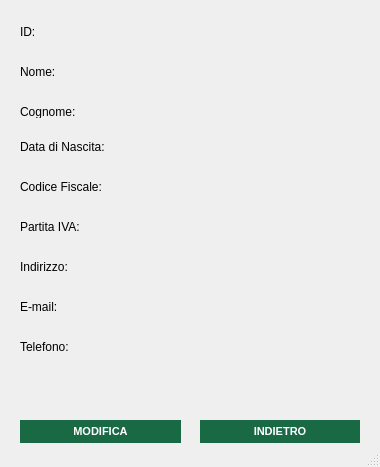
<?xml version="1.0" encoding="UTF-8"?>
<ui version="4.0">
 <class>MainWindow</class>
 <widget class="QMainWindow" name="MainWindow">
  <property name="geometry">
   <rect>
    <x>0</x>
    <y>0</y>
    <width>380</width>
    <height>467</height>
   </rect>
  </property>
  <property name="windowTitle">
   <string>Visualizza Cliente</string>
  </property>
  <property name="windowIcon">
   <iconset resource="xz.qrc">
    <normaloff>:/images/images/AnconAmbiente_Logo.png</normaloff>:/images/images/AnconAmbiente_Logo.png</iconset>
  </property>
  <widget class="QWidget" name="centralwidget">
   <widget class="QLabel" name="id_label">
    <property name="geometry">
     <rect>
      <x>170</x>
      <y>25</y>
      <width>200</width>
      <height>13</height>
     </rect>
    </property>
    <property name="text">
     <string/>
    </property>
   </widget>
   <widget class="QLabel" name="label_5">
    <property name="geometry">
     <rect>
      <x>20</x>
      <y>140</y>
      <width>100</width>
      <height>13</height>
     </rect>
    </property>
    <property name="text">
     <string>Data di Nascita:</string>
    </property>
   </widget>
   <widget class="QLabel" name="label">
    <property name="geometry">
     <rect>
      <x>20</x>
      <y>65</y>
      <width>100</width>
      <height>13</height>
     </rect>
    </property>
    <property name="text">
     <string>Nome:</string>
    </property>
   </widget>
   <widget class="QLabel" name="label_6">
    <property name="geometry">
     <rect>
      <x>20</x>
      <y>180</y>
      <width>100</width>
      <height>13</height>
     </rect>
    </property>
    <property name="text">
     <string>Codice Fiscale:</string>
    </property>
   </widget>
   <widget class="QLabel" name="label_2">
    <property name="geometry">
     <rect>
      <x>20</x>
      <y>105</y>
      <width>100</width>
      <height>13</height>
     </rect>
    </property>
    <property name="text">
     <string>Cognome:</string>
    </property>
   </widget>
   <widget class="QPushButton" name="indietro_button">
    <property name="geometry">
     <rect>
      <x>200</x>
      <y>420</y>
      <width>160</width>
      <height>23</height>
     </rect>
    </property>
    <property name="styleSheet">
     <string notr="true">QPushButton{
background-color:rgb(24, 105, 68);
color: white;
border-style: outset;
font:  bold 11px


}

QPushButton:hover{
background-color:rgb(170, 203, 108);
color: white;
border-style: outset;
font:  bold 11px
}</string>
    </property>
    <property name="text">
     <string>INDIETRO</string>
    </property>
   </widget>
   <widget class="QLabel" name="cf_label">
    <property name="geometry">
     <rect>
      <x>170</x>
      <y>180</y>
      <width>200</width>
      <height>13</height>
     </rect>
    </property>
    <property name="text">
     <string/>
    </property>
   </widget>
   <widget class="QLabel" name="label_9">
    <property name="geometry">
     <rect>
      <x>20</x>
      <y>340</y>
      <width>100</width>
      <height>13</height>
     </rect>
    </property>
    <property name="text">
     <string>Telefono:</string>
    </property>
   </widget>
   <widget class="QPushButton" name="modifica_button">
    <property name="geometry">
     <rect>
      <x>20</x>
      <y>420</y>
      <width>161</width>
      <height>23</height>
     </rect>
    </property>
    <property name="styleSheet">
     <string notr="true">QPushButton{
background-color:rgb(24, 105, 68);
color: white;
border-style: outset;
font:  bold 11px


}

QPushButton:hover{
background-color:rgb(170, 203, 108);
color: white;
border-style: outset;
font:  bold 11px
}</string>
    </property>
    <property name="text">
     <string>MODIFICA</string>
    </property>
   </widget>
   <widget class="QLabel" name="label_7">
    <property name="geometry">
     <rect>
      <x>20</x>
      <y>25</y>
      <width>100</width>
      <height>13</height>
     </rect>
    </property>
    <property name="text">
     <string>ID:</string>
    </property>
   </widget>
   <widget class="QLabel" name="datanascita_label">
    <property name="geometry">
     <rect>
      <x>170</x>
      <y>140</y>
      <width>200</width>
      <height>13</height>
     </rect>
    </property>
    <property name="text">
     <string/>
    </property>
   </widget>
   <widget class="QLabel" name="telefono_label">
    <property name="geometry">
     <rect>
      <x>170</x>
      <y>340</y>
      <width>200</width>
      <height>13</height>
     </rect>
    </property>
    <property name="text">
     <string/>
    </property>
   </widget>
   <widget class="QLabel" name="nome_label">
    <property name="geometry">
     <rect>
      <x>170</x>
      <y>65</y>
      <width>200</width>
      <height>13</height>
     </rect>
    </property>
    <property name="text">
     <string/>
    </property>
   </widget>
   <widget class="QLabel" name="email_label">
    <property name="geometry">
     <rect>
      <x>170</x>
      <y>300</y>
      <width>200</width>
      <height>13</height>
     </rect>
    </property>
    <property name="text">
     <string/>
    </property>
   </widget>
   <widget class="QLabel" name="label_4">
    <property name="geometry">
     <rect>
      <x>20</x>
      <y>300</y>
      <width>100</width>
      <height>13</height>
     </rect>
    </property>
    <property name="text">
     <string>E-mail:</string>
    </property>
   </widget>
   <widget class="QLabel" name="label_3">
    <property name="geometry">
     <rect>
      <x>20</x>
      <y>260</y>
      <width>100</width>
      <height>13</height>
     </rect>
    </property>
    <property name="text">
     <string>Indirizzo:</string>
    </property>
   </widget>
   <widget class="QLabel" name="indirizzo_label">
    <property name="geometry">
     <rect>
      <x>170</x>
      <y>260</y>
      <width>200</width>
      <height>13</height>
     </rect>
    </property>
    <property name="text">
     <string/>
    </property>
   </widget>
   <widget class="QLabel" name="cognome_label">
    <property name="geometry">
     <rect>
      <x>170</x>
      <y>105</y>
      <width>200</width>
      <height>13</height>
     </rect>
    </property>
    <property name="text">
     <string/>
    </property>
   </widget>
   <widget class="QLabel" name="partitaiva_label">
    <property name="geometry">
     <rect>
      <x>170</x>
      <y>220</y>
      <width>200</width>
      <height>13</height>
     </rect>
    </property>
    <property name="text">
     <string/>
    </property>
   </widget>
   <widget class="QLabel" name="label_8">
    <property name="geometry">
     <rect>
      <x>20</x>
      <y>220</y>
      <width>100</width>
      <height>13</height>
     </rect>
    </property>
    <property name="text">
     <string>Partita IVA:</string>
    </property>
   </widget>
  </widget>
  <widget class="QStatusBar" name="statusbar"/>
 </widget>
 <resources>
  <include location="xz.qrc"/>
 </resources>
 <connections/>
</ui>
